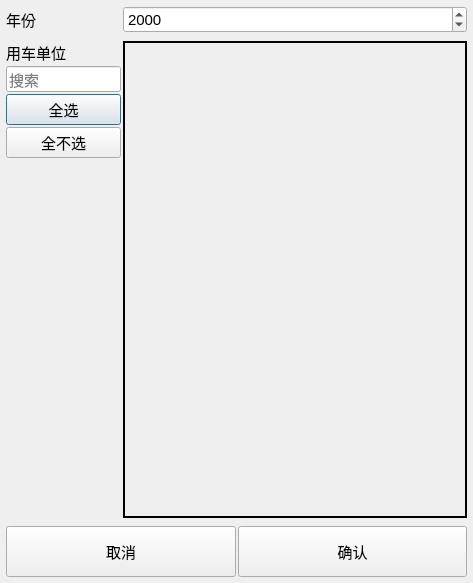
<?xml version="1.0" encoding="UTF-8"?>
<ui version="4.0">
 <class>u_s_dialog</class>
 <widget class="QDialog" name="u_s_dialog">
  <property name="geometry">
   <rect>
    <x>0</x>
    <y>0</y>
    <width>473</width>
    <height>583</height>
   </rect>
  </property>
  <property name="font">
   <font>
    <pointsize>11</pointsize>
   </font>
  </property>
  <property name="windowTitle">
   <string>客户账单统计</string>
  </property>
  <layout class="QVBoxLayout" name="verticalLayout_3" stretch="9,1">
   <property name="spacing">
    <number>2</number>
   </property>
   <property name="leftMargin">
    <number>3</number>
   </property>
   <property name="topMargin">
    <number>3</number>
   </property>
   <property name="rightMargin">
    <number>3</number>
   </property>
   <property name="bottomMargin">
    <number>3</number>
   </property>
   <item>
    <layout class="QVBoxLayout" name="verticalLayout_2">
     <item>
      <layout class="QHBoxLayout" name="horizontalLayout_2" stretch="1,3">
       <property name="spacing">
        <number>2</number>
       </property>
       <property name="leftMargin">
        <number>3</number>
       </property>
       <property name="topMargin">
        <number>3</number>
       </property>
       <property name="rightMargin">
        <number>3</number>
       </property>
       <property name="bottomMargin">
        <number>3</number>
       </property>
       <item>
        <widget class="QLabel" name="label_2">
         <property name="text">
          <string>年份</string>
         </property>
        </widget>
       </item>
       <item>
        <widget class="QDateEdit" name="year">
         <property name="displayFormat">
          <string>yyyy</string>
         </property>
        </widget>
       </item>
      </layout>
     </item>
     <item>
      <layout class="QHBoxLayout" name="horizontalLayout_3" stretch="1,3">
       <property name="spacing">
        <number>2</number>
       </property>
       <property name="leftMargin">
        <number>3</number>
       </property>
       <property name="topMargin">
        <number>3</number>
       </property>
       <property name="rightMargin">
        <number>3</number>
       </property>
       <property name="bottomMargin">
        <number>3</number>
       </property>
       <item>
        <layout class="QVBoxLayout" name="verticalLayout">
         <item>
          <widget class="QLabel" name="label">
           <property name="text">
            <string>用车单位</string>
           </property>
          </widget>
         </item>
         <item>
          <widget class="QLineEdit" name="search_key">
           <property name="placeholderText">
            <string>搜索</string>
           </property>
          </widget>
         </item>
         <item>
          <widget class="QPushButton" name="yongchedanwei_select_all_btn">
           <property name="text">
            <string>全选</string>
           </property>
          </widget>
         </item>
         <item>
          <widget class="QPushButton" name="yongchedanwei_select_none_btn">
           <property name="text">
            <string>全不选</string>
           </property>
          </widget>
         </item>
         <item>
          <spacer name="verticalSpacer">
           <property name="orientation">
            <enum>Qt::Vertical</enum>
           </property>
           <property name="sizeHint" stdset="0">
            <size>
             <width>20</width>
             <height>40</height>
            </size>
           </property>
          </spacer>
         </item>
        </layout>
       </item>
       <item>
        <widget class="QScrollArea" name="yongchedanweis">
         <property name="frameShape">
          <enum>QFrame::WinPanel</enum>
         </property>
         <property name="frameShadow">
          <enum>QFrame::Plain</enum>
         </property>
         <property name="widgetResizable">
          <bool>true</bool>
         </property>
         <widget class="QWidget" name="scrollAreaWidgetContents">
          <property name="geometry">
           <rect>
            <x>0</x>
            <y>0</y>
            <width>339</width>
            <height>474</height>
           </rect>
          </property>
         </widget>
        </widget>
       </item>
      </layout>
     </item>
    </layout>
   </item>
   <item>
    <layout class="QHBoxLayout" name="horizontalLayout">
     <property name="spacing">
      <number>2</number>
     </property>
     <property name="leftMargin">
      <number>3</number>
     </property>
     <property name="topMargin">
      <number>3</number>
     </property>
     <property name="rightMargin">
      <number>3</number>
     </property>
     <property name="bottomMargin">
      <number>3</number>
     </property>
     <item>
      <widget class="QPushButton" name="cancel">
       <property name="sizePolicy">
        <sizepolicy hsizetype="Minimum" vsizetype="Expanding">
         <horstretch>0</horstretch>
         <verstretch>0</verstretch>
        </sizepolicy>
       </property>
       <property name="text">
        <string>取消</string>
       </property>
      </widget>
     </item>
     <item>
      <widget class="QPushButton" name="confirm">
       <property name="sizePolicy">
        <sizepolicy hsizetype="Minimum" vsizetype="Expanding">
         <horstretch>0</horstretch>
         <verstretch>0</verstretch>
        </sizepolicy>
       </property>
       <property name="text">
        <string>确认</string>
       </property>
      </widget>
     </item>
    </layout>
   </item>
  </layout>
 </widget>
 <resources/>
 <connections/>
</ui>
